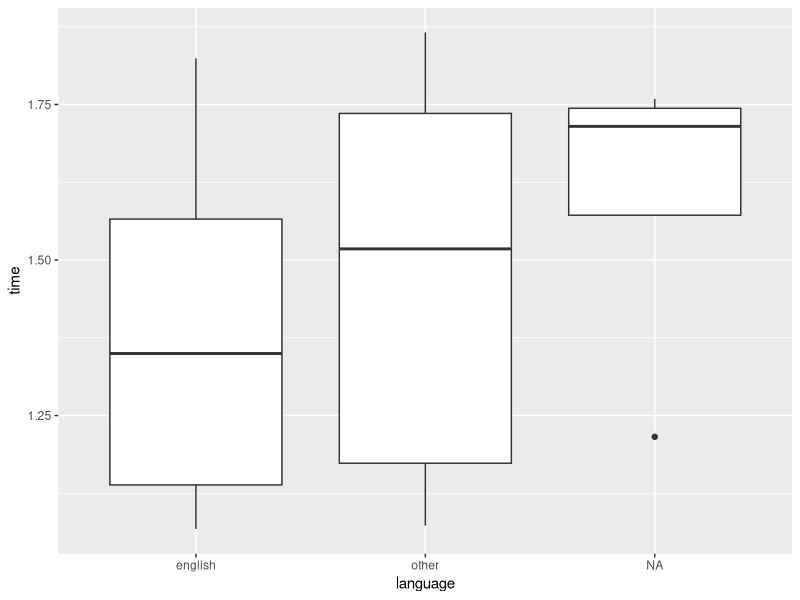

Write the R code that produced this figure.
## ---- chunk 1
knitr::opts_chunk$set(echo = TRUE)
knitr::opts_chunk$set(fig.width = 5, fig.height = 3) 
## ---- chunk 2
library(tidyverse)
library(lubridate)
## ---- chunk 3
demo <- read_csv("../inputs/lexical_decision_demographic_data_wide.csv")
## ---- chunk 4
glimpse(demo)
## ---- chunk 5
demo <- demo %>%
  separate(col = funRec, into = c("fun", "recommend")) %>%
  separate(col = completion_time, into = c("start", "end"), sep = "_")
glimpse(demo)
## ---- chunk 6
# by name
demo %>% select(ID, 
                LANGUAGE, 
                progress, 
                gender, 
                age, 
                tester, 
                fun,
                recommend,
                start,
                end
                )

# by number
demo %>% select(c(1, 8:16))
## ---- chunk 7
demo_sub <- demo %>% select(-c(2:7))
demo_sub
## ---- chunk 8
demo_sub <- demo_sub %>% rename(language = LANGUAGE)
demo_sub
## ---- chunk 9
demo_sub %>% select(ID, age, gender, everything())
## ---- chunk 10
# requires lubridate for ymd_hms() function
demo_sub <- demo_sub %>%
  mutate(start = ymd_hms(start),
         end = ymd_hms(end),
         time = end - start
         )
glimpse(demo_sub)
## ---- chunk 11
# calculate difference from mean completion time
transmuted_time <- demo_sub %>%
  mutate(
    start = ymd_hms(start),
    end = ymd_hms(end),
    time = end - start
  ) %>%
  transmute(
    ID,
    time_diff = time - mean(time)
  )

units(transmuted_time$time_diff) <- "mins" # define units
transmuted_time # print the object
## ---- chunk 12
transmuted_time # print the object
## ---- chunk 13
unique(demo_sub$progress)
## ---- chunk 14
demo_sub %>% filter(progress == "FINISH" | progress == "END")
## ---- chunk 15
demo_sub %>% filter(progress %in% c("FINISH", "END"))
## ---- chunk 16
demo_sub %>% filter(progress %in% c("FINISH", "END"),
                    tester == "RHB",
                    age > 30
                    )
## ---- chunk 17
demo_sub %>% filter(!progress %in% c("FINISH", "END"))
## ---- chunk 18
demo_sub %>% filter(is.na(language))
## ---- chunk 19
demo_sub %>% filter(progress == "FINISH" | progress == "END" | is.na(progress))
## ---- chunk 20
demo_sub %>% filter(!progress %in% c("FINISH", "END") & !is.na(progress))
## ---- chunk 21
demo_sub %>% arrange(ID)
## ---- chunk 22
demo_sub %>% arrange(tester, start)
## ---- chunk 23
demo_sub %>% arrange(desc(ID))
## ---- chunk 24
demo_sub %>% summarise(mean_time = mean(time))
## ---- chunk 25
demo_sub %>% 
  summarise(mean_time = mean(time),
           sd_time = sd(time),
           N = n()
           )
## ---- chunk 26
demo_sub %>% 
  mutate(time = replace(time, 1, NA)) %>%
  summarise(mean_time = mean(time),
           sd_time = sd(time),
           N = n()
           )
## ---- chunk 27
demo_sub %>% 
  mutate(time = replace(time, 1, NA)) %>%
  summarise(mean_time = mean(time, na.rm = TRUE),
           sd_time = sd(time, na.rm = TRUE),
           N = n()
           )
## ---- chunk 28
demo_sub %>% 
  group_by(language) %>%
  summarise(mean_time = mean(time, na.rm = TRUE),
           sd_time = sd(time, na.rm = TRUE),
           N = n()
           )
## ---- chunk 29
demo_sub %>% 
  mutate(language = tolower(language)) %>%
  group_by(language) %>%
  summarise(mean_time = mean(time, na.rm = TRUE),
           sd_time = sd(time, na.rm = TRUE),
           N = n()
           )
## ---- chunk 30
demo_sub %>% 
  mutate(language = tolower(language)) %>%
  group_by(language) %>%
  filter(rank(time) == 1) %>%
  glimpse()
## ---- chunk 31
demo_sub %>% 
  mutate(language = tolower(language)) %>%
  group_by(language) %>%
  filter(rank(time) != 1) %>%
  ungroup() %>%
  summarise(mean_time = mean(time, na.rm = TRUE),
            sd_time = sd(time, na.rm = TRUE),
            N = n()
            )
## ---- chunk 32
# load, clean, and transform data
demo_clean <- read_csv("../inputs/lexical_decision_demographic_data_wide.csv") %>%
  separate(col = funRec, into = c("fun", "recommend")) %>%
  separate(col = completion_time, into = c("start", "end"), sep = "_") %>%
  select(c(1, 8:16)) %>%
  rename(language = LANGUAGE) %>%
  mutate(start = ymd_hms(start),
         end = ymd_hms(end),
         time = end - start,
         language = tolower(language)
         )
## ---- chunk 33
demo_clean %>%
  group_by(language) %>%
  summarise(mean_time = mean(time, na.rm = TRUE),
           sd_time = sd(time, na.rm = TRUE),
           N = n()
           )
## ---- chunk 34
demo_clean %>%
  ggplot(mapping = aes(x = language, y = time)) + 
  geom_boxplot()
